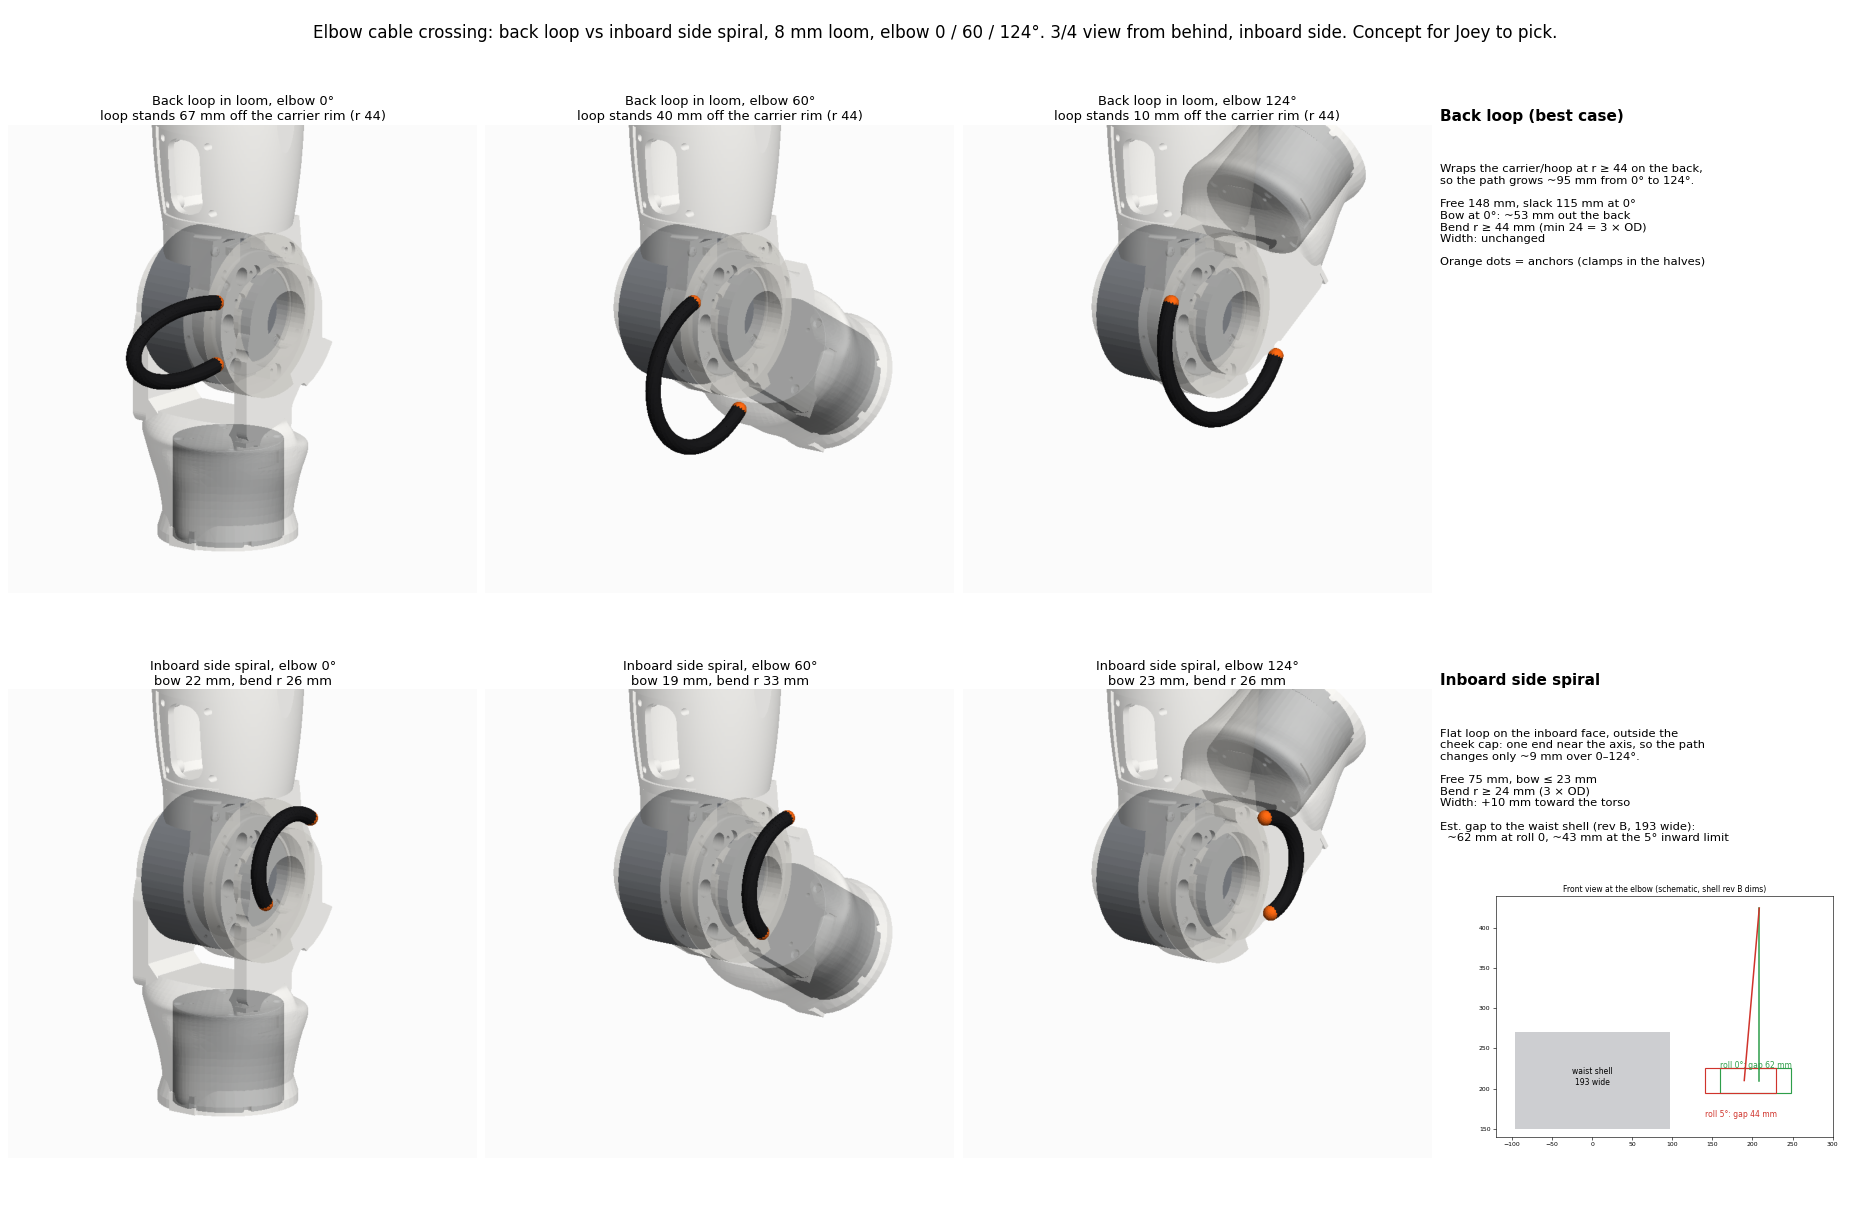

This chart was generated by the following Python code:
"""Elbow loop options: back loop in loom vs inboard side spiral, at 0 / 60 / 124 deg. Meshes only.
usage: python elbow_loop_options.py OUT.png"""
import sys
OUT = sys.argv[1]
sys.argv = ['x']
import numpy as np, trimesh
from scipy.optimize import brentq
import matplotlib
matplotlib.use('Agg')
import matplotlib.pyplot as plt
import elbow_diagram as E

CY, CZ = 209.860668, 5.985875
B = {p['key']: p['mesh'] for p in E.build()}
FB = trimesh.load('stl/fa/forearm_b.STL', force='mesh')
RS00 = B['rs00']
OD = 8.0


def rot(m, th):
    a = -np.radians(th)
    T = trimesh.transformations.rotation_matrix(a, [1, 0, 0], [0, CY, CZ])
    q = m.copy(); q.apply_transform(T); return q


def P(r, phi, x):
    return np.array([x, CY + r * np.cos(phi), CZ - r * np.sin(phi)])


def bow(L, c):
    t = brentq(lambda t: L * np.sin(t) / t - c, 1e-4, np.pi - 1e-4); rho = L / (2 * t); return rho * (1 - np.cos(t)), rho


def arc_pts(a, b, L, away):
    """Circular arc of length L from a to b, bulging toward 'away' (unit vector)."""
    c = np.linalg.norm(b - a); s, rho = bow(L, c)
    u = (b - a) / c; n = away - (away @ u) * u; n /= np.linalg.norm(n)
    t = brentq(lambda t: L * np.sin(t) / t - c, 1e-4, np.pi - 1e-4)
    ctr = (a + b) / 2 - n * rho * np.cos(t)
    out = []
    for k in np.linspace(-t, t, 40):
        out.append(ctr + rho * (np.sin(k) * u + np.cos(k) * n))
    return np.array(out), s, rho


# back loop: anchors r 48 at 70 / 110 deg behind the axis, wraps the carrier/hoop at r 44, free 148 mm
def back_loop(th, L=148.0, R=44.0, x=141.0):
    pA, pF = np.radians(70), np.radians(110 + th)
    phis = np.linspace(pA, pF, 60)
    base = lambda h: [P(48 + h * np.sin(np.pi * (p - pA) / (pF - pA)) if (pF - pA) > 1e-6 else 48, p, x) for p in phis]
    length = lambda h: np.sum(np.linalg.norm(np.diff(np.array(base(h)), axis=0), axis=1))
    h = brentq(lambda h: length(h) - L, -3.9, 200) if length(-3.9) < L else -3.9
    pts = np.array(base(h))
    return pts, h + 48 - 44, P(48, pA, x), P(48, pF, x)


# side spiral: anchors on the inboard face plane X 126: upper arm r 36 at -20 deg, cheek cap r 24 at 100 deg + flexion; free 75 mm
def side_loop(th, L=75.0, x=126.0):
    a = P(36, np.radians(-20), x); f = P(24, np.radians(100 + th), x)
    mid = (a + f) / 2; away = mid - np.array([x, CY, CZ]); away[0] = 0
    pts, s, rho = arc_pts(a, f, L, away / np.linalg.norm(away))
    return pts, s, rho, a, f


ROWS = [('Back loop in loom', back_loop), ('Inboard side spiral', side_loop)]
fig = plt.figure(figsize=(34, 22))
gs = fig.add_gridspec(2, 4, width_ratios=[1, 1, 1, 0.9])
d = np.array([0.62, -0.25, 0.75])
for i, (ttl, fn) in enumerate(ROWS):
    for j, th in enumerate((0, 60, 124)):
        ax = fig.add_subplot(gs[i, j])
        if i == 0:
            pts, bulge, a, f = fn(th); info = f'loop stands {bulge:.0f} mm off the carrier rim (r 44)'
        else:
            pts, s, rho, a, f = fn(th); info = f'bow {s:.0f} mm, bend r {rho:.0f} mm'
        Pp = [dict(key=k, label=k, mesh=m, col=c, ex=np.zeros(3), alpha=al) for k, m, c, al in (
            ('upper arm', B['arm'], E.C['print'], 0.55), ('carrier', B['carrier'], E.C['print'], 0.7), ('elbow RS02', B['rs02e'], E.C['act'], 1.0),
            ('forearm', rot(FB, th), E.C['print'], 0.55), ('RS00', rot(RS00, th), E.C['act'], 1.0))]
        Pp.append(dict(key='loom', label='loom', mesh=E.tube(pts, OD / 2), col='#1d1d1f', ex=np.zeros(3), alpha=1.0))
        for k, q in (('A', a), ('F', f)):
            Pp.append(dict(key=k, label=k, mesh=trimesh.creation.icosphere(2, 4.0).apply_translation(q), col='#ff6a13', ex=np.zeros(3), alpha=1.0))
        img, _ = E.render(Pp, d, [0, 1, 0], 800, (160, 185, 5), 120)
        ax.imshow(img); ax.axis('off'); ax.set_title(f'{ttl}, elbow {th}°\n{info}', fontsize=17)
ax = fig.add_subplot(gs[0, 3]); ax.axis('off')
ax.text(0, 0.95, 'Back loop (best case)', fontsize=20, fontweight='bold', va='top')
ax.text(0, 0.85, 'Wraps the carrier/hoop at r ≥ 44 on the back,\nso the path grows ~95 mm from 0° to 124°.\n\nFree 148 mm, slack 115 mm at 0°\nBow at 0°: ~53 mm out the back\nBend r ≥ 44 mm (min 24 = 3 × OD)\nWidth: unchanged\n\nOrange dots = anchors (clamps in the halves)', fontsize=15, va='top')
ax = fig.add_subplot(gs[1, 3]); ax.axis('off')
ax.text(0, 0.95, 'Inboard side spiral', fontsize=20, fontweight='bold', va='top')
ax.text(0, 0.85, 'Flat loop on the inboard face, outside the\ncheek cap: one end near the axis, so the path\nchanges only ~9 mm over 0–124°.\n\nFree 75 mm, bow ≤ 23 mm\nBend r ≥ 24 mm (3 × OD)\nWidth: +10 mm toward the torso\n\nEst. gap to the waist shell (rev B, 193 wide):\n  ~62 mm at roll 0, ~43 mm at the 5° inward limit', fontsize=15, va='top')
# small front-view schematic
ins = fig.add_axes([0.80, 0.06, 0.18, 0.2])
ins.add_patch(plt.Rectangle((-96.5, 150), 193, 120, fc='#3a3f4a', alpha=0.25)); ins.text(0, 205, 'waist shell\n193 wide', ha='center', fontsize=10)
for roll, col in ((0, '#2e9e4a'), (5, '#d0342c')):
    sx = 208.5 - 215 * np.sin(np.radians(roll))
    ins.plot([208.5, sx], [425, 210], color=col, lw=2)
    ins.add_patch(plt.Rectangle((sx - 49.5, 195), 49.5 + 39.5, 30, fc='none', ec=col, lw=1.5))
    ins.annotate(f'roll {roll}°: gap {sx - 49.5 - 96.5:.0f} mm', (sx - 49.5, 225 - 12 * roll), fontsize=10, color=col)
ins.set_xlim(-120, 300); ins.set_ylim(140, 440); ins.set_aspect('equal'); ins.set_title('Front view at the elbow (schematic, shell rev B dims)', fontsize=10); ins.tick_params(labelsize=8)
fig.suptitle('Elbow cable crossing: back loop vs inboard side spiral, 8 mm loom, elbow 0 / 60 / 124°. 3/4 view from behind, inboard side. Concept for Joey to pick.', fontsize=22)
plt.tight_layout(rect=(0, 0, 1, 0.96)); plt.savefig(OUT, dpi=55); print('saved', OUT)
